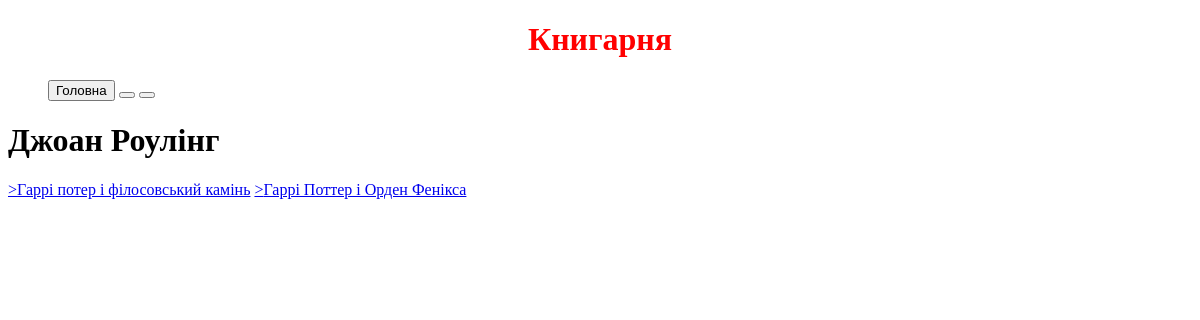
Screenshot of /author/3 with the database file from the repository.
### db/models.py (models this page shows)
class Author(Base):
    __tablename__ = "authors"
    id = Column(Integer, primary_key=True, index=True)
    name = Column(String, unique=True, index=True)
    books = relationship("Book",back_populates="author")
    image = Column(String)

class Book(Base):
    __tablename__ = "books"
    id = Column(Integer, primary_key=True,index=True)
    title = Column(String, index=True)
    description = Column(String)
    image = Column(String)
    pages = Column(Integer)
    author_id = Column(Integer,ForeignKey("authors.id"))
    author = relationship("Author",back_populates="books")

### main.py (the view)
@app.get("/author/{author_id}", response_model=schemas.Author)
def read_author(request: Request, author_id: int, db: Session = Depends(get_db)):
    db_author = crud.get_author(db, author_id=author_id)
    if db_author is None:
        raise HTTPException(status_code=404, detail="Author not found")
    return templates.TemplateResponse("author.html", context={"request": request, "author": db_author})

### templates/author.html
{%extends 'base.html'%}
{% block content %}
<h1>{{author.name}}</h1>
    {% if author.books %}
    {% for book in author.books%}
    <a href="/book/{{book.id}}">{{book.name}}>{{book.title}}</a>
    {% endfor %}
    {% else %}
    Немає книги
    {% endif %}
{% endblock %}

### rows the page displays
Author: name "Джоан Роулінг"
Book: title "Гаррі потер і філосовський камінь"
Book: title "Гаррі Поттер і Орден Фенікса"
